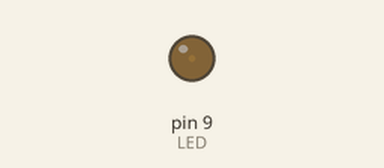
Simulated run of this sketch. Board: Arduino Uno, built with avr-gcc and run on an emulated ATmega328P. Shown: output pins drawn as LEDs (lit = HIGH).

Above: at 0.05 s.
At 1.15 s:
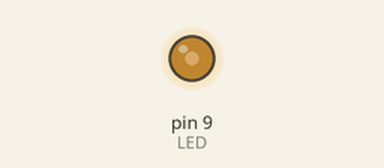
At 2.3 s:
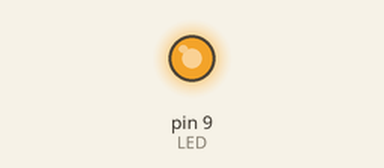
At 4.6 s:
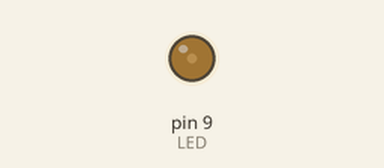
Timing chart, 0 to 6.7 s (numbered marks = the images above):
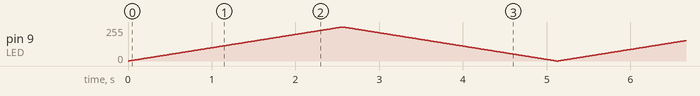

The sketch:

sketch-fade.ino
```cpp
// set the pin 9 as the LED
const int LED = 9;

void setup(void) {
  pinMode(LED, OUTPUT);   // set the pin 9 as the output
}

void loop(void) {
  for (int i = 0; i < 256; i++) {
    analogWrite(LED, i);      // raise the voltage gradually from 0 - 255
                              // when you raise by 1, it means you raise the duty cyle by 1%
    delay(10);
  }

  for (int i = 255; i >= 0; i--) {
    analogWrite(LED, i);     // decrease the voltage gradually from 255 - 0
    delay(10);
  }
}
```
